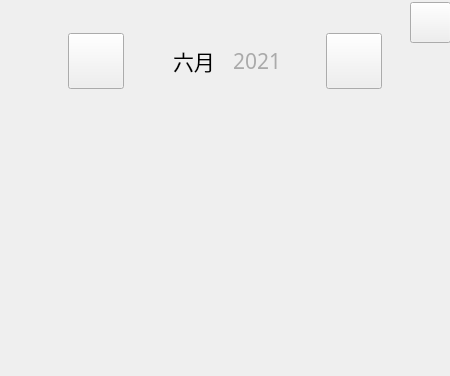
<?xml version="1.0" encoding="UTF-8"?>
<ui version="4.0">
 <class>CusCalendar</class>
 <widget class="QWidget" name="CusCalendar">
  <property name="geometry">
   <rect>
    <x>0</x>
    <y>0</y>
    <width>450</width>
    <height>376</height>
   </rect>
  </property>
  <property name="font">
   <font>
    <family>苹方 粗体</family>
   </font>
  </property>
  <property name="windowTitle">
   <string>Form</string>
  </property>
  <widget class="QtMaterialFlatButton" name="btnLeft">
   <property name="geometry">
    <rect>
     <x>68</x>
     <y>33</y>
     <width>56</width>
     <height>56</height>
    </rect>
   </property>
   <property name="focusPolicy">
    <enum>Qt::NoFocus</enum>
   </property>
   <property name="text">
    <string/>
   </property>
   <property name="icon">
    <iconset resource="../main.qrc">
     <normaloff>:/image/toleft.png</normaloff>:/image/toleft.png</iconset>
   </property>
   <property name="iconSize">
    <size>
     <width>28</width>
     <height>28</height>
    </size>
   </property>
  </widget>
  <widget class="QtMaterialFlatButton" name="btnRight">
   <property name="geometry">
    <rect>
     <x>326</x>
     <y>33</y>
     <width>56</width>
     <height>56</height>
    </rect>
   </property>
   <property name="focusPolicy">
    <enum>Qt::NoFocus</enum>
   </property>
   <property name="text">
    <string/>
   </property>
   <property name="icon">
    <iconset resource="../main.qrc">
     <normaloff>:/image/toright.png</normaloff>:/image/toright.png</iconset>
   </property>
   <property name="iconSize">
    <size>
     <width>28</width>
     <height>28</height>
    </size>
   </property>
  </widget>
  <widget class="QLabel" name="lblMonth">
   <property name="geometry">
    <rect>
     <x>173</x>
     <y>33</y>
     <width>51</width>
     <height>56</height>
    </rect>
   </property>
   <property name="font">
    <font>
     <pointsize>16</pointsize>
    </font>
   </property>
   <property name="text">
    <string>六月</string>
   </property>
  </widget>
  <widget class="QLabel" name="lblYear">
   <property name="geometry">
    <rect>
     <x>233</x>
     <y>33</y>
     <width>81</width>
     <height>56</height>
    </rect>
   </property>
   <property name="font">
    <font>
     <family>苹方 粗体</family>
     <pointsize>16</pointsize>
    </font>
   </property>
   <property name="styleSheet">
    <string notr="true">color:#AAAAAA</string>
   </property>
   <property name="text">
    <string>2021</string>
   </property>
  </widget>
  <widget class="QtMaterialFlatButton" name="btnClose">
   <property name="geometry">
    <rect>
     <x>410</x>
     <y>2</y>
     <width>41</width>
     <height>41</height>
    </rect>
   </property>
   <property name="focusPolicy">
    <enum>Qt::NoFocus</enum>
   </property>
   <property name="text">
    <string/>
   </property>
   <property name="icon">
    <iconset resource="../main.qrc">
     <normaloff>:/image/close.png</normaloff>:/image/close.png</iconset>
   </property>
   <property name="iconSize">
    <size>
     <width>13</width>
     <height>13</height>
    </size>
   </property>
  </widget>
 </widget>
 <customwidgets>
  <customwidget>
   <class>QtMaterialFlatButton</class>
   <extends>QPushButton</extends>
   <header>qtmaterialflatbutton.h</header>
  </customwidget>
 </customwidgets>
 <resources>
  <include location="../main.qrc"/>
 </resources>
 <connections/>
</ui>
